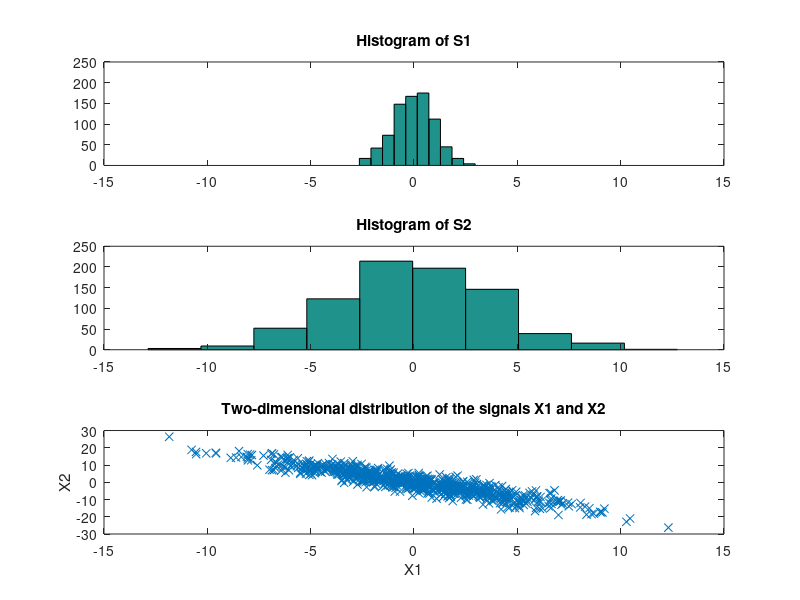

Here is the MATLAB script that generated this plot:
%%%%%%%%%%%%%%%%%%%%%%%%%%%%%%%%%%%%%%%%%%%%%%%%%%%
%Assignment C part 1
%%%%%%%%%%%%%%%%%%%%%%%%%%%%%%%%%%%%%%%%%%%%%%%%%%%
clear

n= 800;  %number of elements

%Mixing matrix
A = ([1 -1; 1 2]);

%Variance for the sources
Svar1 =1;
Svar2 =4;

%Generate the sources
S = double(zeros(2,n));
S(1,:) = normrnd(0,Svar1,n,1);
S(2,:) = normrnd(0,Svar2,n,1);

%Observation vector X = Source * mixer matrix
X = A*S;
 
%%%%%%%%%%%%%%%%%%%%%%%%%%%%%%%%%%%%%%%%%%%%%%%%
%Plots
%%%%%%%%%%%%%%%%%%%%%%%%%%%%%%%%%%%%%%%%%%%%%%%%
%Plot Histogram of S1
subplot(3,1,1)
hist(S(1,:))
axis([-15 15 0 250])    %[xmin xmax ymin ymax]
title('Histogram of S1')
drawnow

%Plot Histogram of S2
subplot(3,1,2)
hist(S(2,:))
axis([-15 15 0 250])    %[xmin xmax ymin ymax]
title('Histogram of S2');
drawnow

%Plot X1,X2
subplot(3,1,3)
plot(X(1,:),X(2,:),'x');
title('Two-dimensional distribution of the signals X1 and X2');
xlabel('X1');
ylabel('X2');
drawnow




